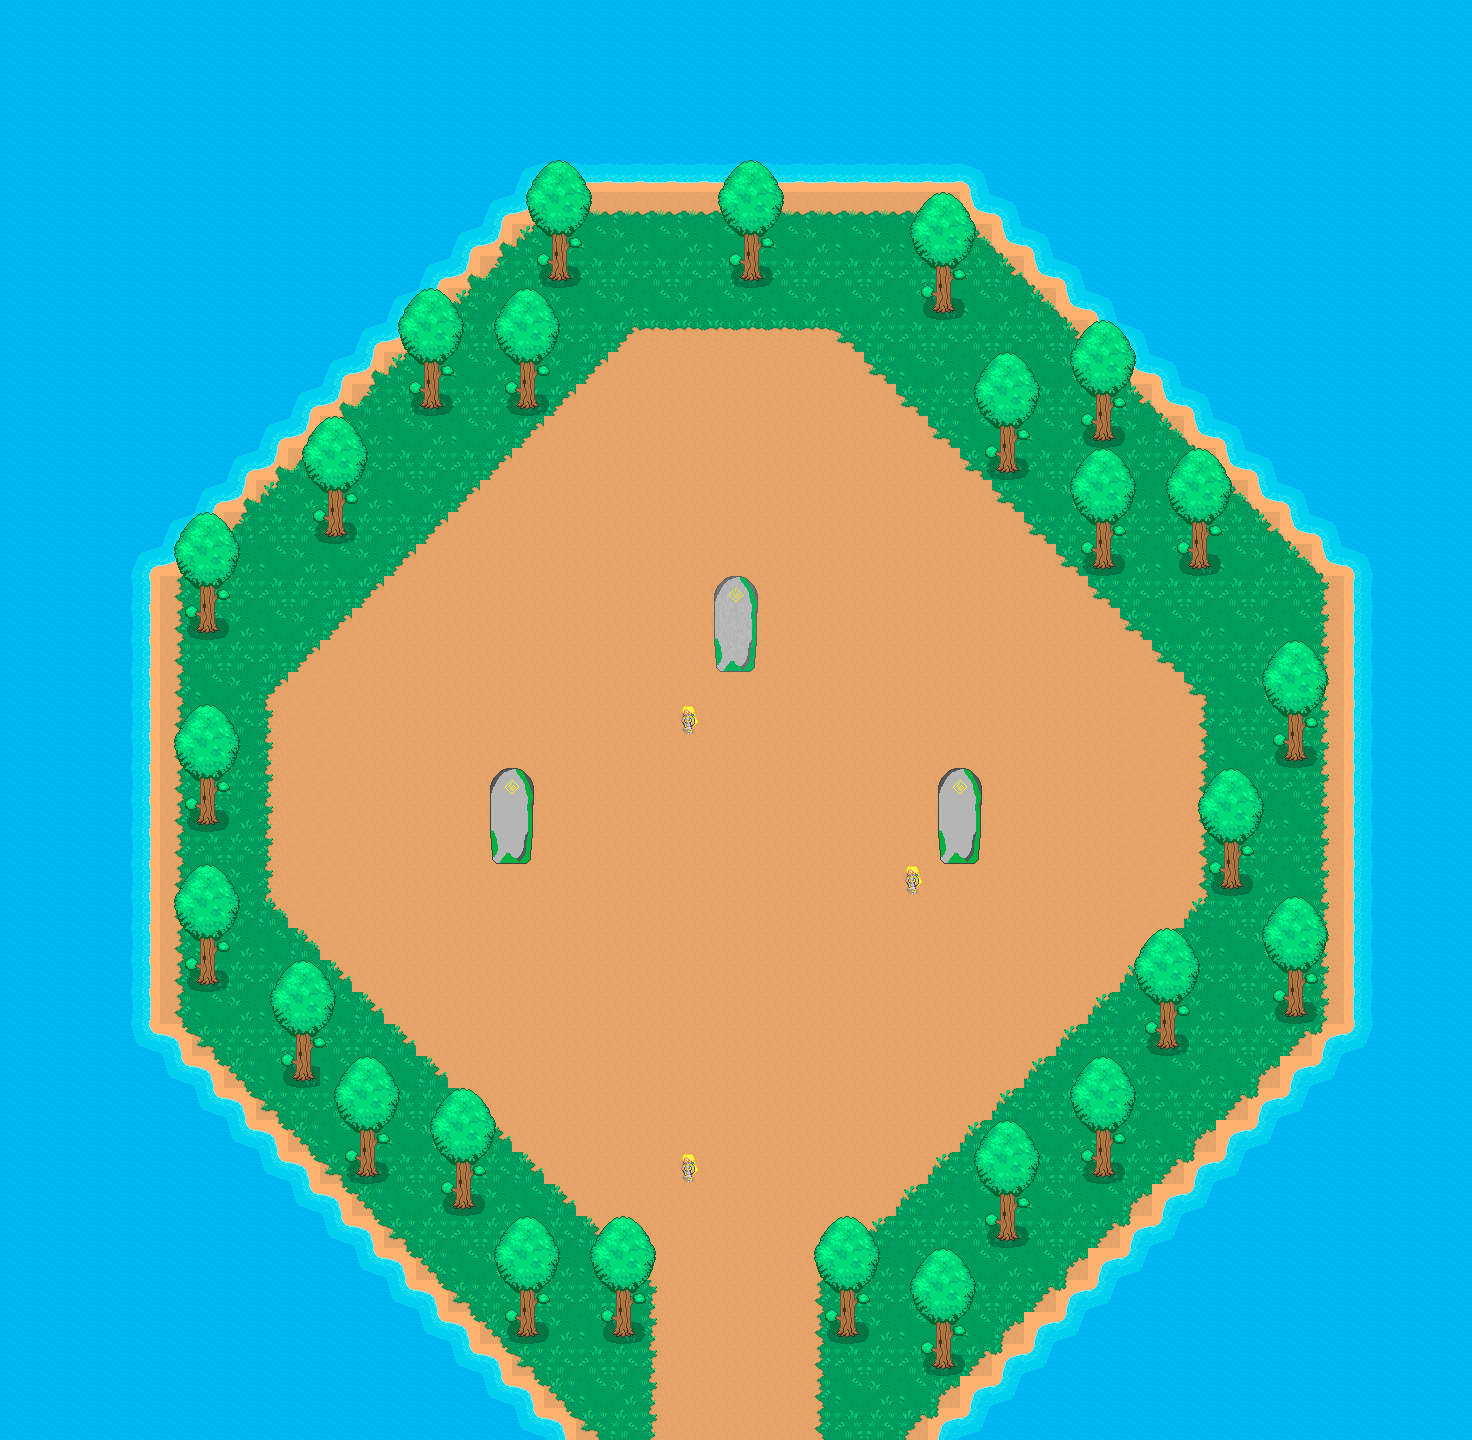

A 2D game scene composited from a Tiled map and its tileset images. What follows is a short description and the map's XML, with each tile layer's data collapsed to a summary:
An orthogonal 46x45 tile map with 32x32 px tiles, 3 tile layers (Floor, Monolith, Trees), 3 tilesets.

<map version="1.8" tiledversion="1.8.5" orientation="orthogonal" renderorder="right-down" width="46" height="45" tilewidth="32" tileheight="32" infinite="0" nextlayerid="4" nextobjectid="1">
 <tileset firstgid="1" name="Tileset_Monoliths" tilewidth="32" tileheight="32" tilecount="440" columns="20">
  <image source="Main Tilesets/Tileset_Monoliths.png" width="640" height="704" />
 </tileset>
 <tileset firstgid="441" name="Monolith_provisional" tilewidth="32" tileheight="32" tilecount="12" columns="2">
  <image source="Main Tilesets/Monolith_provisional.png" width="64" height="192" />
 </tileset>
 <tileset firstgid="453" name="Tileset_Entities" tilewidth="32" tileheight="32" tilecount="24" columns="6">
  <image source="Main Tilesets/Tileset_Entities.png" width="192" height="128" />
 </tileset>
 <layer id="1" name="Floor" width="46" height="45">
  <data>[2070 cells, 2070 non-empty, 26 distinct tile ids]</data>
 </layer>
 <layer id="3" name="Monolith" width="46" height="45">
  <data>[2070 cells, 179 non-empty, 32 distinct tile ids]</data>
 </layer>
 <layer id="2" name="Trees" width="46" height="45">
  <data>[2070 cells, 311 non-empty, 12 distinct tile ids]</data>
 </layer>
</map>
